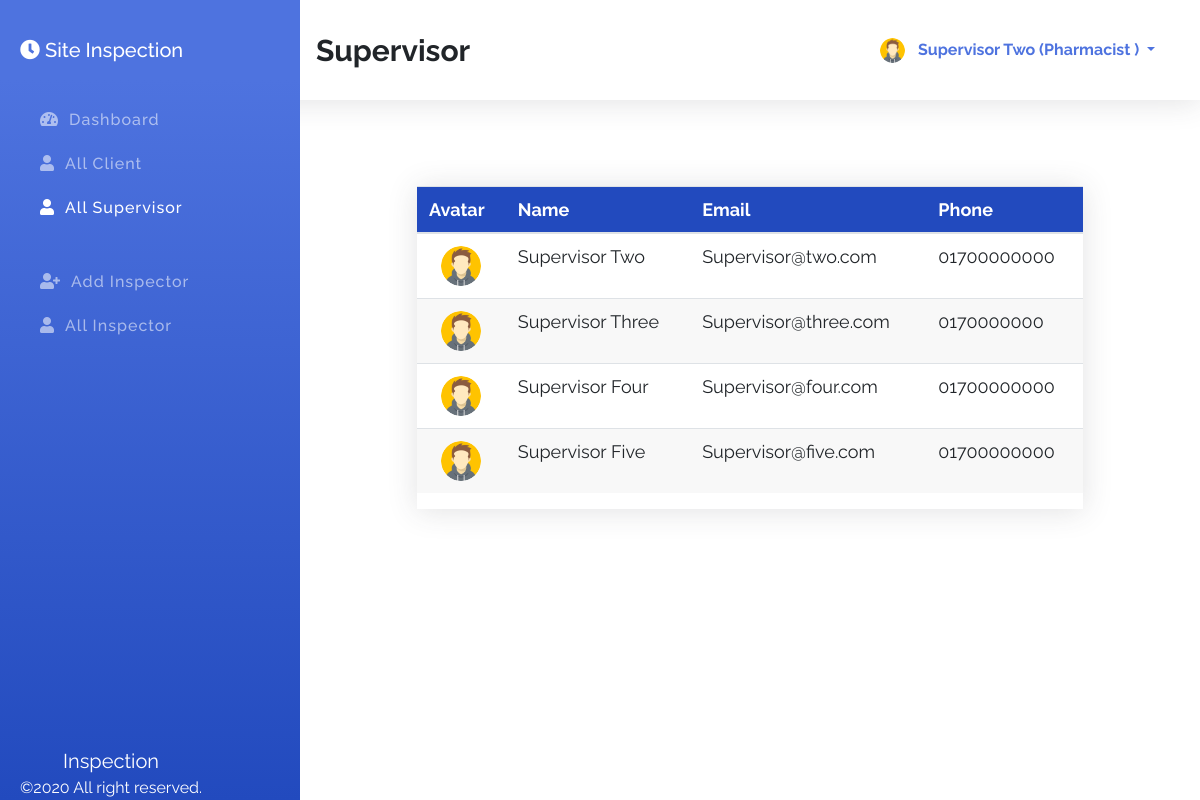
Screenshot of /index.php?id=allPharmacist (signed in) with the database file from the repository.
### tables this page shows
CREATE TABLE `pharmacists` (
  `id` int(11) NOT NULL,
  `fname` varchar(100) NOT NULL,
  `lname` varchar(100) NOT NULL,
  `email` varchar(100) NOT NULL,
  `phone` varchar(100) NOT NULL,
  `password` varchar(100) NOT NULL,
  `role` varchar(100) NOT NULL DEFAULT 'pharmacist',
  `avatar` varchar(255) NOT NULL DEFAULT 'avatar.png'
);

### index.php (the view, shortened to what this page needs)
<?php
    $sessionId = $_SESSION['id'] ?? '';
    $sessionRole = $_SESSION['role'] ?? '';
    $connection = mysqli_connect( DB_HOST, DB_USER, DB_PASSWORD, DB_NAME );
    $id = $_REQUEST['id'] ?? 'dashboard';
    $action = $_REQUEST['action'] ?? '';
?>
<!DOCTYPE html>
<html lang="en">
<head>
    <link rel="stylesheet" href="assets/css/bootstrap.min.css">
    <link rel="stylesheet" href="assets/css/all.min.css">
    <link rel="stylesheet" href="assets/css/style.css">
</head>
<body>
    <section class="topber">
        <div class="topber__title">
            <span class="topber__title--text">
                <?php
                    if ( 'dashboard' == $id ) {
                        echo "DashBoard";
                    } elseif ( 'addManager' == $id ) {
                        echo "Add Client";
                    } elseif ( 'allManager' == $id ) {
                        echo "Clients";
                    } elseif ( 'addPharmacist' == $id ) {
                        echo "Add Supervisor";
                    } elseif ( 'allPharmacist' == $id ) {
                        echo "Supervisor";
                    } elseif ( 'addSalesman' == $id ) {
                        echo "Add Inspector";
                    } elseif ( 'allSalesman' == $id ) {
                        echo "Inspector";
                    } elseif ( 'userProfile' == $id ) {
                        echo "Your Profile";
                    } elseif ( 'editManager' == $action ) {
                        echo "Edit Manager";
                    } elseif ( 'editPharmacist' == $action ) {
                        echo "Edit Pharmacist";
                    } elseif ( 'editSalesman' == $action ) {
                        echo "Edit Inspector";
                    }
                ?>
            </span>
        </div>
        <div class="topber__profile">
            <?php
                $query = "SELECT fname,lname,role,avatar FROM {$sessionRole}s WHERE id='$sessionId'";
                $result = mysqli_query( $connection, $query );
                if ( $data = mysqli_fetch_assoc( $result ) ) {
                    $fname = $data['fname'];
                    $lname = $data['lname'];
                    $role = $data['role'];
                    $avatar = $data['avatar'];
                ?>
                <img src="assets/img/<?php echo "$avatar"; ?>" height="25" width="25" class="rounded-circle" alt="profile">
                <div class="dropdown">
                    <button class="btn dropdown-toggle" type="button" id="dropdownMenuButton" data-toggle="dropdown" aria-haspopup="true" aria-expanded="false">
                    <?php
                        echo "$fname $lname (" . ucwords( $role ) . " )";
                        }
                    ?>
                    </button>
                </div>
        </div>
    </section>
    <section id="sideber" class="sideber">
        <ul class="sideber__ber">
            <h3 class="sideber__panel"><i id="left" class="fas fa-clock" ></i>  Site Inspection</h3>
            <li id="left" class="sideber__item<?php if ( 'dashboard' == $id ) {
                                                  echo " active";
                                              }?>">
                <a href="index.php?id=dashboard"><i id="left" class="fas fa-tachometer-alt"></i>Dashboard</a>
            </li>
            <li id="left" class="sideber__item<?php if ( 'allManager' == $id ) {
    echo " active";
}?>">
                <a href="index.php?id=allManager"><i id="left" class="fas fa-user"></i>All Client</a>
            </li>
            <li id="left" class="sideber__item<?php if ( 'allPharmacist' == $id ) {
    echo " active";
}?>">
                <a href="index.php?id=allPharmacist"><i id="left" class="fas fa-user"></i>All Supervisor</a>
            </li>
            <?php if ( 'admin' == $sessionRole || 'manager' == $sessionRole || 'pharmacist' == $sessionRole ) {?>
                <li id="left" class="sideber__item sideber__item--modify<?php if ( 'addSalesman' == $id ) {
                                                                            echo " active";
                                                                        }?>">
                    <a href="index.php?id=addSalesman"><i id="left" class="fas fa-user-plus"></i>Add Inspector</a>
                </li><?php }?>
            <li id="left" class="sideber__item<?php if ( 'allSalesman' == $id ) {
    echo " active";
}?>">
                <a href="index.php?id=allSalesman"><i id="left" class="fas fa-user"></i>All Inspector</a>
            </li>
        </ul>
        <footer class="text-center"><span>Inspection</span><br>©2020 All right reserved.</footer>
    </section>
    <section class="main">
        <div class="container">
            <div class="pharmacist">
                <?php if ( 'allPharmacist' == $id ) {?>
                    <div class="allPharmacist">
                        <div class="main__table">
                            <table class="table">
                                <thead>
                                    <tr>
                                        <th scope="col">Avatar</th>
                                        <th scope="col">Name</th>
                                        <th scope="col">Email</th>
                                        <th scope="col">Phone</th>
                                    </tr>
                                </thead>
                                <tbody>
                                    <?php
                                        $getPharmacist = "SELECT * FROM pharmacists";
                                            $result = mysqli_query( $connection, $getPharmacist );
                                        while ( $pharmacist = mysqli_fetch_assoc( $result ) ) {?>
                                        <tr>
                                            <td>
                                                <center><img class="rounded-circle" width="40" height="40" src="assets/img/<?php echo $pharmacist['avatar']; ?>" alt=""></center>
                                            </td>
                                            <td><?php printf( "%s %s", $pharmacist['fname'], $pharmacist['lname'] );?></td>
                                            <td><?php printf( "%s", $pharmacist['email'] );?></td>
                                            <td><?php printf( "%s", $pharmacist['phone'] );?></td>
                                        </tr>
                                    <?php }?>
                                </tbody>
                            </table>
                        </div>
                    </div>
                <?php }?>
            </div>
        </div>
    </section>
</body>
</html>

### assets/css/style.css (style rules this page uses)
*, *::before, *::after { margin: 0; padding: 0; -webkit-box-sizing: border-box; box-sizing: border-box; }
body { font-family: "Raleway", sans-serif; }
a { text-decoration: none !important; }
.topber { position: fixed; width: 100%; top: 0; left: 0; padding-left: 300px; right: 0; z-index: 999; -webkit-box-shadow: 0 0.15rem 1.75rem 0 rgba(58, 59, 69, 0.15); box-shadow: 0 0.15rem 1.75rem 0 rgba(58, 59, 69, 0.15); background-color: #fff; }
.topber__title { height: 12.5vh; float: left; display: -webkit-box; display: -ms-flexbox; display: flex; -webkit-box-orient: horizontal; -webkit-box-direction: normal; -ms-flex-direction: row; flex-direction: row; -webkit-box-align: center; -ms-flex-align: center; align-items: center; padding-left: 1rem; }
.topber__title--text { font-size: 30px; font-weight: bold; }
.topber__profile { height: 12.5vh; float: right; padding-right: 10px; display: -webkit-box; display: -ms-flexbox; display: flex; -webkit-box-orient: horizontal; -webkit-box-direction: normal; -ms-flex-direction: row; flex-direction: row; -webkit-box-align: center; -ms-flex-align: center; align-items: center; padding: 2rem; }
.topber__profile button { color: #4e73df; line-height: 10px; font-weight: bold; }
.sideber { position: fixed; top: 0; overflow-y: auto; left: 0; bottom: 0; width: 300px; height: 100vh; padding: 40px 20px 20px 20px; background-color: #4e73df; background-image: -webkit-gradient(linear, left top, left bottom, color-stop(10%, #4e73df), to(#224abe)); background-image: linear-gradient(180deg, #4e73df 10%, #224abe 100%); background-size: cover; -webkit-transition: left 0.5s ease; transition: left 0.5s ease; z-index: 999; }
.sideber__ber { list-style: none; }
.sideber__panel { font-size: 20px; color: #fff; line-height: 1.2rem; padding-bottom: 30px; }
.sideber__panel i { color: #fff; }
.sideber__item { padding: 10px; }
.sideber__item a { color: rgba(255, 255, 255, 0.55); font-size: 16px; letter-spacing: 1px; font-weight: 500; }
.sideber__item a i { color: rgba(255, 255, 255, 0.55); padding: 0 10px; }
.sideber__item:hover a, .sideber__item.active a, .sideber__item.active i, .sideber__item:hover i { color: #fff; -webkit-transition: 0.3s ease; transition: 0.3s ease; }
.sideber__item--modify { padding: 40px 10px 10px 10px; }
.sideber footer { position: absolute; bottom: 0; font-size: 16px; color: #fff; }
.sideber footer span { font-size: 20px; }
.main { margin-left: 300px; margin-top: 10vh; padding: 2rem; }
.main__table { margin: 50px 70px; -webkit-box-shadow: 0 0.15rem 1.75rem 0 rgba(58, 59, 69, 0.15); box-shadow: 0 0.15rem 1.75rem 0 rgba(58, 59, 69, 0.15); overflow-x: auto; }
.main__table .table { font-size: 18px; font-weight: 400; }
.main__table .table th { color: #ffffff; background: #224abe; }
.main__table .table tr:nth-child(even) { background: #f8f8f8; }

### rows the page displays
pharmacists: avatar (placeholder picture), fname "Supervisor", lname "Two", role "Pharmacist", email "Supervisor@two.com", phone "01700000000"
pharmacists: avatar (placeholder picture), fname "Supervisor", lname "Three", email "Supervisor@three.com", phone "0170000000"
pharmacists: avatar (placeholder picture), fname "Supervisor", lname "Four", email "Supervisor@four.com", phone "01700000000"
pharmacists: avatar (placeholder picture), fname "Supervisor", lname "Five", email "Supervisor@five.com", phone "01700000000"
